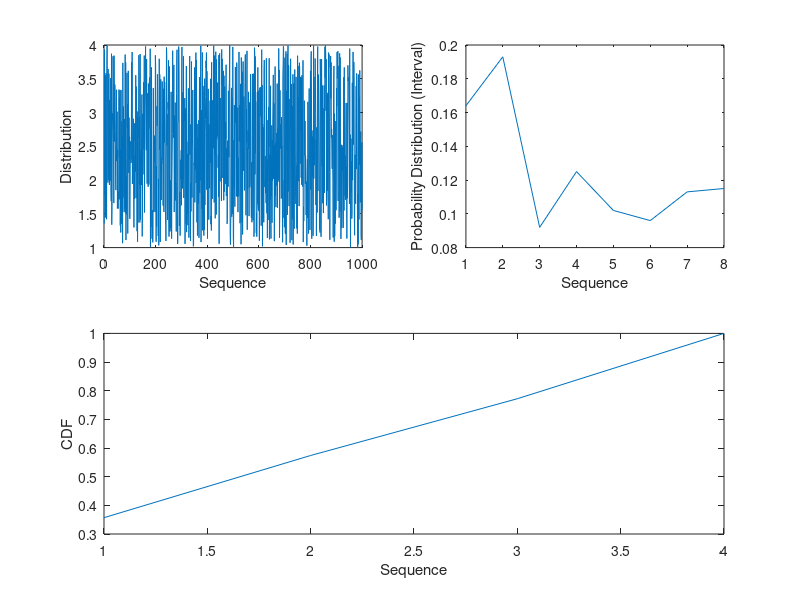

This figure's MATLAB source:
% Generate a sequence of uniform random number (continuous distribution) in the interval {Xmin, Xmax]
% Plot the cdf of the generalized sequence. 
% Use rand() function of matlab.

clc
clear
x = rand(1, 1000);
Xmin = 1;
Xmax = 4;
u = Xmin + (Xmax-Xmin)*x;

subplot(2, 2, 1)
plot(u)
xlabel('Sequence')
ylabel('Distribution')
axis([0 1000 1 4])

prob = zeros(1, 8);

for i = 1:1000
    if(u(i) < 1.5 && u(i) >= 1.0)
        prob(1) = prob(1) +1;
    elseif(u(i) < 2.0 && u(i) >= 1.5)
        prob(2) = prob(2) +1;
    elseif(u(i) < 2.33 && u(i) >= 2.0)
        prob(3) = prob(3) +1;
    elseif(u(i) < 2.67 && u(i) >= 2.33)
        prob(4) = prob(4) +1;
    elseif(u(i) < 3.0 && u(i) >= 2.67)
        prob(5) = prob(5) +1;
    elseif(u(i) < 3.33 && u(i) >= 3.0)
        prob(6) = prob(6) + 1;  
    elseif(u(i) < 3.67 && u(i) >= 3.33)
        prob(7) = prob(7) + 1;  
   elseif(u(i) < 4 && u(i) >= 3.67)
        prob(8) = prob(8) + 1;  
    end
end
prob = prob/1000;
subplot(2,2,2);
plot(prob);
xlabel('Sequence')
ylabel('Probability Distribution (Interval)')

cdf = zeros(1, 4);
sum = 0;
k = 1;
for i = 1:2:8
    sum = sum + prob(i) + prob(i+1);
    cdf(k) = sum;
    k = k+1;
end

subplot(2, 1, 2);
plot(cdf);
xlabel('Sequence')
ylabel('CDF')





